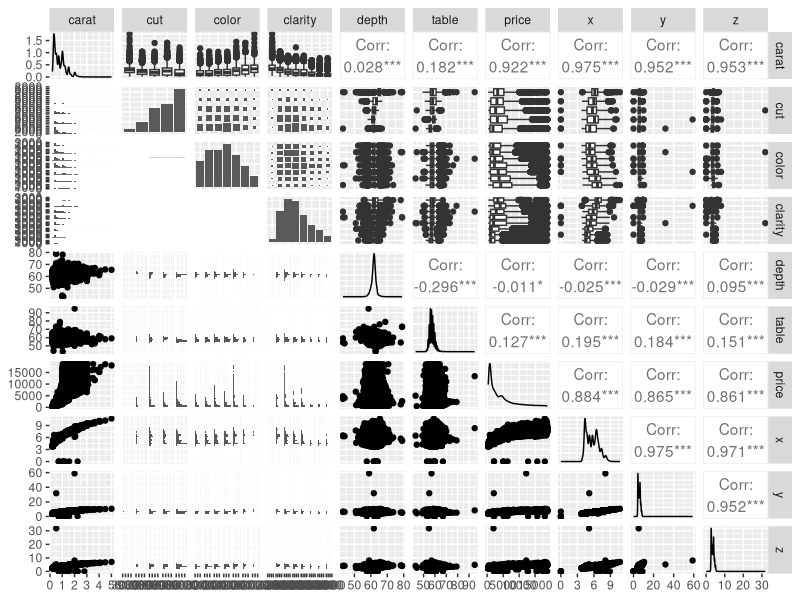
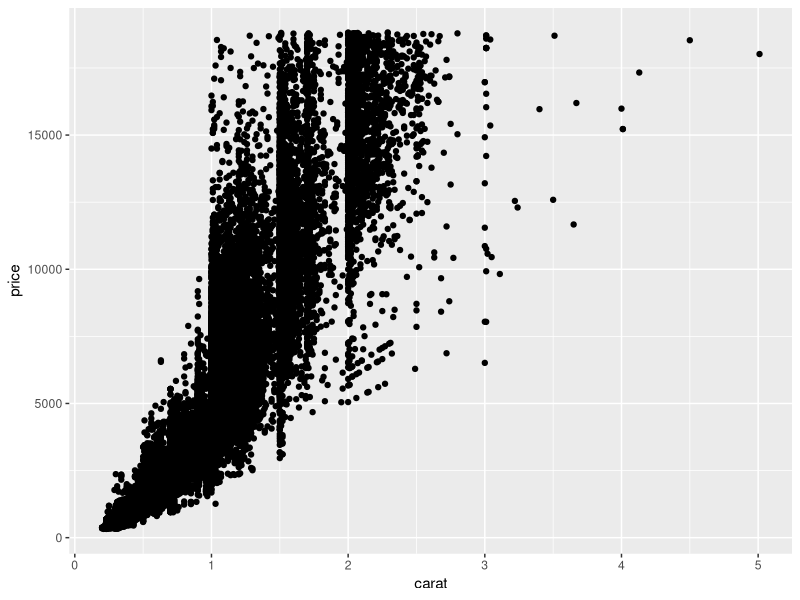
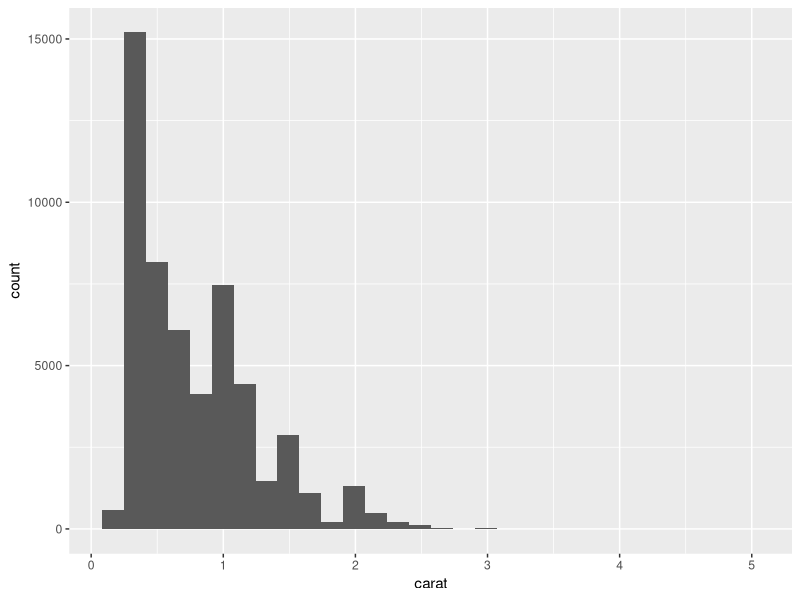

These charts were generated, in order, by the following R code:
## ---- chunk 1
library(tidyverse)
library(skimr)
library(GGally)
## ---- chunk 2
names(diamonds)

dim(diamonds)

summary(diamonds)

head(diamonds)

tail(diamonds)

skimr::skim(diamonds)

#making a plot using ggpairs

ggpairs(diamonds)
## ---- chunk 3
#Create a basic ggplot scatterplot of diamond price (price) as a function of size (carat)

ggplot(data= diamonds, aes(x= carat, y= price))+
  geom_point()
## ---- chunk 4
#Create a histogram showing the distribution of values in the carat column (recall: a histogram only requires a single variable, e.g. aes(x = carat))
ggplot(data= diamonds, aes(x= carat))+
  geom_histogram()
